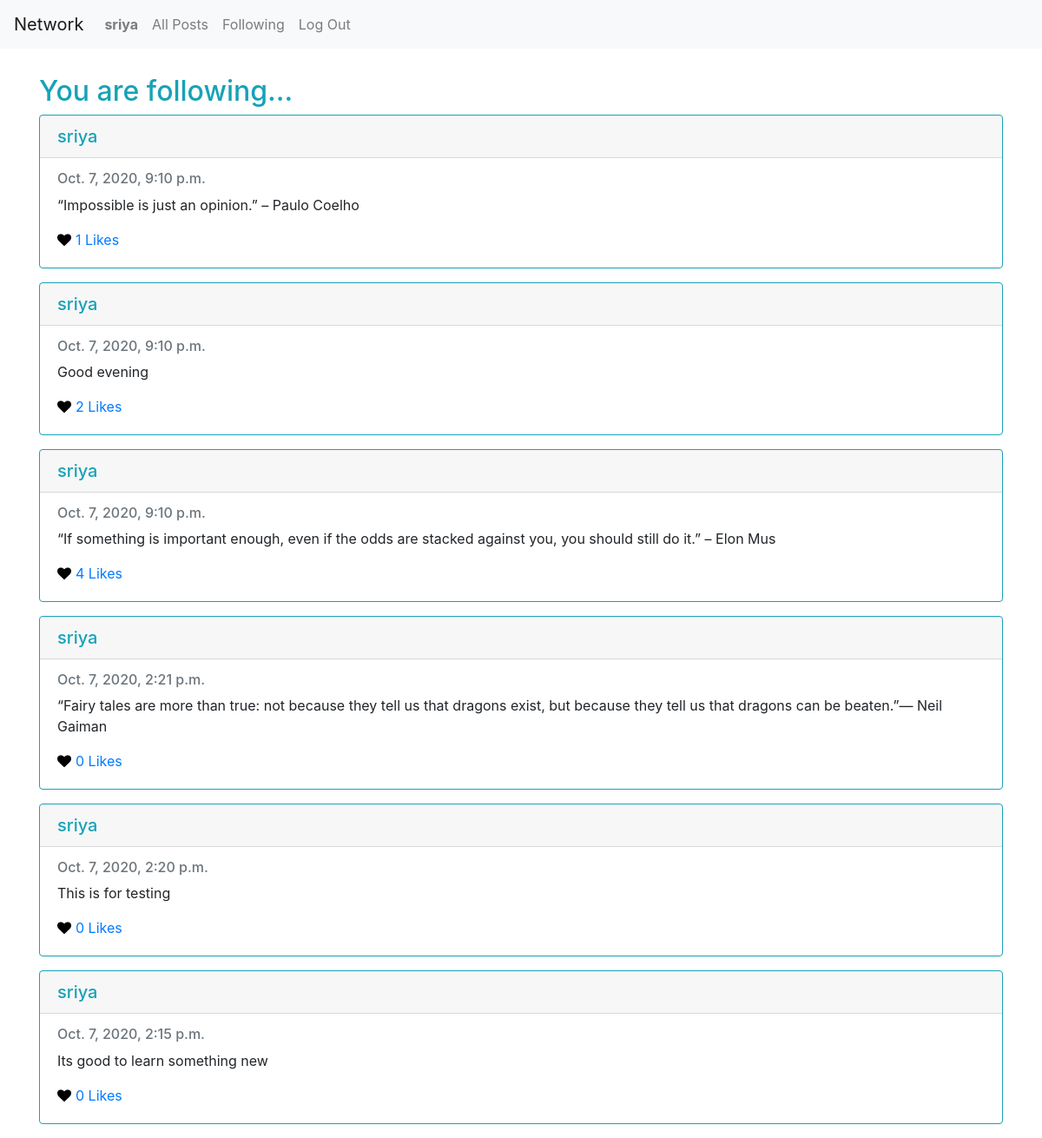
Page /following/Aparna (signed in) on the committed database.
### network/models.py (models this page shows, shortened)
class User(AbstractUser):
    pass

class Post(models.Model):
    content = models.TextField()
    user = models.ForeignKey('User', on_delete=models.CASCADE, related_name='author')
    date = models.DateTimeField(auto_now=True, blank=True)
    liked = models.ManyToManyField('User', default=None, blank=True, related_name='post_likes')

### network/views.py (the view)
# urls.py: path("following/<str:username>", views.following, name="following"),
def following(request, username):
    if request.method == "GET":
        currentuser = get_object_or_404(User, username=username)
        follows = Profile.objects.filter(follower=currentuser)
        posts = Post.objects.all().order_by('-date')
        posted = []
        for p in posts:
            for follower in follows:
                if follower.target == p.user:
                    posted.append(p)
        if not follows:
            return render(request, 'network/following.html', {'message': "You don't follow anybody"})
        paginator = Paginator(posted, 10)
        page_number = request.GET.get('page')
        page_obj = paginator.get_page(page_number)
        return render(request, 'network/following.html', {'page_obj':page_obj})

### network/templates/network/following.html (shortened to what this page needs)
{% extends "network/layout.html" %}
{% block body %}
<div class="container">
    <h2 class="heading">You are following...</h2>
    {% for post in page_obj %}
        <div class="card border-info mb-3">
            <h5 class="card-header text-info"><a href="{% url 'profile' post.user %}"> {{ post.user}}</a></h5>
            <div class="card-body ">
                <h6 class="card-subtitle mb-2 text-muted">{{post.date}}</h6>
                <p class="card-text">{{ post.content }}</p>
                {% if user.is_authenticated %}
                    {% if request.user in post.liked.all %}
                        <a class="likebutton" href="#" data-catid="{{ post.id }}" id="{{post.id}}" data-total="{{post.liked.all.count}}"  data-value="Unlike" value="submit"><i class="fa fa-heart" id="heart{{post.id}}" style="color:red;"></i><span id="liked{{post.id}}">{{post.liked.all.count}}</span> Likes</a>
                    {% else %}
                        <a class="likebutton" href="#" data-catid="{{ post.id }}" id="{{post.id}}" data-total="{{post.liked.all.count}}"  data-value="Like" value="submit"><i class="fa fa-heart" id="heart{{post.id}}" style="color:black;"></i><span id="liked{{post.id}}">{{post.liked.all.count}}</span> Likes</a>
                    {% endif %}
                {% else %}
                    <p class="total-likes">{{post.liked.all.count}} Likes</p>
                {% endif %}
            </div>
        </div>
    {% endfor %}
</div>
{% endblock %}

### network/templates/network/layout.html (shortened to what this page needs)
{% load static %}
<!DOCTYPE html>
<html lang="en">
    <head>
        <link rel="stylesheet" href="https://stackpath.bootstrapcdn.com/bootstrap/4.4.1/css/bootstrap.min.css">
        <link href="{% static 'network/styles.css' %}" rel="stylesheet">
        <link rel="stylesheet" href="https://cdnjs.cloudflare.com/ajax/libs/font-awesome/4.7.0/css/font-awesome.min.css">
    </head>
    <body>
        <nav class="navbar navbar-expand-lg navbar-light bg-light">
            <a class="navbar-brand" href="#">Network</a>
            <div>
              <ul class="navbar-nav mr-auto">
                {% if user.is_authenticated %}
                    <li class="nav-item">
                        <a class="nav-link" href="{% url 'profile' user.username %}"><strong>{{ user.username }}</strong></a>
                    </li>
                {% endif %}
                <li class="nav-item">
                  <a class="nav-link" href="{% url 'index' %}">All Posts</a>
                </li>
                {% if user.is_authenticated %}
                    <li class="nav-item">
                        <a class="nav-link" href="{% url 'following' user.username %}">Following</a>
                    </li>
                    <li class="nav-item">
                        <a class="nav-link" href="{% url 'logout' %}">Log Out</a>
                    </li>
                {% endif %}
              </ul>
            </div>
          </nav>
        <div class="body">
            {% block body %}
            {% endblock %}
        </div>
    </body>
</html>

### network/static/network/styles.css (style rules this page uses)
.container { margin-top: 30px; }
.card-header a { text-decoration: none; color: #17a2b8; position: relative; }
.btn-link, .heading { color: #17a2b8; }
.fa-heart { margin-right: 5px; }

### rows in the picture
User: username "sriya"
Post: user "sriya", date "Oct. 7, 2020, 9:10 p.m.", content "“Impossible is just an opinion.” – Paulo Coelho", liked.all.count "1"
Post: user "sriya", date "Oct. 7, 2020, 9:10 p.m.", content "Good evening", liked.all.count "2"
Post: user "sriya", date "Oct. 7, 2020, 9:10 p.m.", content "“If something is important enough, even if the odds are stacked against you, you should still do it.” – Elon Mus", liked.all.count "4"
Post: user "sriya", date "Oct. 7, 2020, 2:21 p.m.", content "“Fairy tales are more than true: not because they tell us that dragons exist, but because they tell us that dragons can be beaten.”― Neil Gaiman", liked.all.count "0"
Post: user "sriya", date "Oct. 7, 2020, 2:20 p.m.", content "This is for testing", liked.all.count "0"
Post: user "sriya", date "Oct. 7, 2020, 2:15 p.m.", content "Its good to learn something new", liked.all.count "0"
